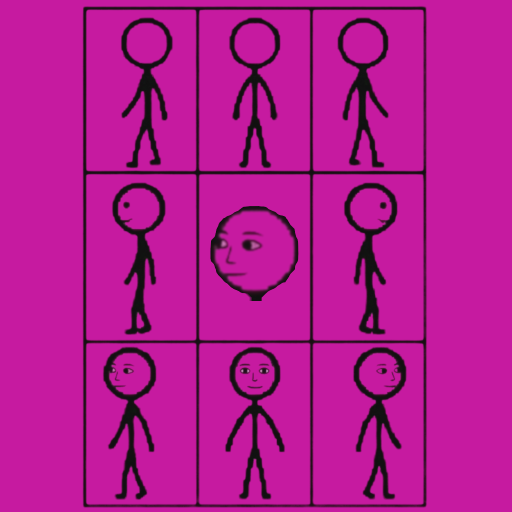
#> input picture old_pose_sheet_example.png, 1024 x 1024 px (shown at 1/2 size)
$ python pixel_snapper.py old_pose_sheet_example.png
#> lines starting #> are read from the running program, lines starting #| are printed output that depends on the picture
#!/usr/bin/env python3
"""Pixel snapper: quantize palette, infer grid, resample to crisp pixels."""

from __future__ import annotations

import argparse
import io
import math
import random
from dataclasses import dataclass
from typing import Dict, List, Optional, Sequence, Tuple

from PIL import Image


class PixelSnapperError(Exception):
    pass


@dataclass
class Config:
    k_colors: int = 64
    k_seed: int = 42
    input_path: str = "samples/2/skeleton.png"
    output_path: str = "samples/2/skeleton_fixed_clean2.png"
    target_width: int = 640
    target_height: int = 480
    method: str = "naive"
    grid_mode: str = "target"
    quantize_method: str = "diverse"
    keep_colors: Optional[List[Tuple[int, int, int]]] = None
    outliers: int = 0
    outliers_far: int = 0
    outliers_min_pct: float = 0.05
    outliers_min_count: int = 50
    palette_max_candidates: int = 4096
    palette_bin_bits: int = 5
    palette_weight_power: float = 0.35
    max_kmeans_iterations: int = 15
    peak_threshold_multiplier: float = 0.2
    peak_distance_filter: int = 4
    walker_search_window_ratio: float = 0.35
    walker_min_search_window: float = 2.0
    walker_strength_threshold: float = 0.5
    min_cuts_per_axis: int = 4
    fallback_target_segments: int = 64
    max_step_ratio: float = 1.8


def validate_image_dimensions(width: int, height: int) -> None:
    if width == 0 or height == 0:
        raise PixelSnapperError("Image dimensions cannot be zero")
    if width > 10000 or height > 10000:
        raise PixelSnapperError("Image dimensions too large (max 10000x10000)")


def _fit_to_target(width: int, height: int, target_w: int, target_h: int) -> Tuple[int, int]:
    if target_w <= 0 or target_h <= 0:
        return width, height
    if width == 0 or height == 0:
        return width, height
    scale = max(target_w / float(width), target_h / float(height))
    if not math.isfinite(scale) or scale <= 0.0:
        return width, height
    new_w = max(int(round(width * scale)), 1)
    new_h = max(int(round(height * scale)), 1)
    return new_w, new_h


def _dist_sq(p: Sequence[float], c: Sequence[float]) -> float:
    dr = p[0] - c[0]
    dg = p[1] - c[1]
    db = p[2] - c[2]
    return dr * dr + dg * dg + db * db


# [11 lines left out: function _weighted_index_sample, not called in this run]


def _build_palette_diverse(rgba: Image.Image, config: Config) -> List[Tuple[int, int, int]]:
    pixels = list(rgba.getdata())
    counts: Dict[Tuple[int, int, int], int] = {}
    for r, g, b, a in pixels:
        if a == 0:
            continue
        key = (r, g, b)
        counts[key] = counts.get(key, 0) + 1
    if not counts:
        return []

    items = list(counts.items())
    if len(items) > config.palette_max_candidates:
        shift = max(8 - config.palette_bin_bits, 0)
        bcounts: Dict[Tuple[int, int, int], int] = {}
        for (r, g, b), c in items:
            if shift > 0:
                rb = r >> shift
                gb = g >> shift
                bb = b >> shift
                r = min((rb << shift) + (1 << (shift - 1)), 255)
                g = min((gb << shift) + (1 << (shift - 1)), 255)
                b = min((bb << shift) + (1 << (shift - 1)), 255)
            key = (r, g, b)
            bcounts[key] = bcounts.get(key, 0) + c
        items = list(bcounts.items())

    items.sort(key=lambda kv: (-kv[1], kv[0]))
    k = min(config.k_colors, len(items))
    if k <= 0:
        return []

    chosen: List[Tuple[int, int, int]] = []
    keep = list(config.keep_colors or [])
    for c in keep:
        if c not in chosen:
            chosen.append(c)

    max_count = max(c for _, c in items)

    def score(color: Tuple[int, int, int], count: int, chosen_colors: List[Tuple[int, int, int]]) -> float:
        if not chosen_colors:
            return float("inf")
        min_d = None
        for other in chosen_colors:
            d = _dist_sq(color, other)
            if min_d is None or d < min_d:
                min_d = d
        weight = (count / max_count) ** config.palette_weight_power if max_count > 0 else 1.0
        return (min_d or 0.0) * weight

    if not chosen:
        chosen.append(items[0][0])

    remaining = {color: count for color, count in items if color not in chosen}
    while len(chosen) < k and remaining:
        best_color = None
        best_score = -1.0
        for color, count in remaining.items():
            s = score(color, count, chosen)
            if s > best_score:
                best_score = s
                best_color = color
        if best_color is None:
            break
        chosen.append(best_color)
        remaining.pop(best_color, None)

    if len(chosen) < k:
        for color, _ in items:
            if color not in chosen:
                chosen.append(color)
            if len(chosen) >= k:
                break

    return chosen[:k]


def quantize_image(img: Image.Image, config: Config) -> Image.Image:
    # Reduce to a fixed palette, preserving explicit keep colors when provided.
    if config.k_colors <= 0:
        raise PixelSnapperError("Number of colors must be greater than 0")

    rgba = img.convert("RGBA")
    if config.quantize_method == "diverse":
        alpha = rgba.split()[3]
        rgb = rgba.convert("RGB")
        palette_colors = _build_palette_diverse(rgba, config)
        if not palette_colors:
            return rgba.copy()
        merged = palette_colors[: config.k_colors]
        pal_img = Image.new("P", (1, 1))
        flat: List[int] = []
        for c in merged:
            flat.extend([c[0], c[1], c[2]])
        flat.extend([0] * (768 - len(flat)))
        pal_img.putpalette(flat)
        quantized = rgb.quantize(palette=pal_img, dither=Image.NONE)
        out = quantized.convert("RGBA")
        out.putalpha(alpha)
        return out

    if config.quantize_method == "fast":
        alpha = rgba.split()[3]
        rgb = rgba.convert("RGB")
        method = Image.MEDIANCUT if hasattr(Image, "MEDIANCUT") else 0
        quantized = rgb.quantize(colors=config.k_colors, method=method, dither=Image.NONE)
        palette = quantized.getpalette()[: config.k_colors * 3]
        palette_colors = [
            (palette[i], palette[i + 1], palette[i + 2])
            for i in range(0, len(palette), 3)
        ]
        if config.keep_colors:
            merged: List[Tuple[int, int, int]] = []
            for c in config.keep_colors:
                if c not in merged:
                    merged.append(c)
            for c in palette_colors:
                if c not in merged:
                    merged.append(c)
            palette_colors = merged
        if palette_colors:
            merged = palette_colors[: config.k_colors]
            pal_img = Image.new("P", (1, 1))
            flat: List[int] = []
            for c in merged:
                flat.extend([c[0], c[1], c[2]])
            flat.extend([0] * (768 - len(flat)))
            pal_img.putpalette(flat)
            quantized = rgb.quantize(palette=pal_img, dither=Image.NONE)
        out = quantized.convert("RGBA")
        out.putalpha(alpha)
        return out

    pixels = list(rgba.getdata())
    opaque_pixels: List[List[float]] = [
        [float(r), float(g), float(b)] for (r, g, b, a) in pixels if a != 0
    ]
    n_pixels = len(opaque_pixels)
    if n_pixels == 0:
        return rgba.copy()

    rng = random.Random(config.k_seed)
    k = min(config.k_colors, n_pixels)

    centroids: List[List[float]] = []
    first_idx = rng.randrange(n_pixels)
    centroids.append(opaque_pixels[first_idx])
    distances = [float("inf")] * n_pixels

    for _ in range(1, k):
        last_c = centroids[-1]
        sum_sq_dist = 0.0
        for i, p in enumerate(opaque_pixels):
            d_sq = _dist_sq(p, last_c)
            if d_sq < distances[i]:
                distances[i] = d_sq
            sum_sq_dist += distances[i]

        if sum_sq_dist <= 0.0:
            idx = rng.randrange(n_pixels)
            centroids.append(opaque_pixels[idx])
        else:
            idx = _weighted_index_sample(rng, distances)
            centroids.append(opaque_pixels[idx])

    prev_centroids = [c[:] for c in centroids]
    for iteration in range(config.max_kmeans_iterations):
        sums = [[0.0, 0.0, 0.0] for _ in range(k)]
        counts = [0] * k

        for p in opaque_pixels:
            min_dist = float("inf")
            best_k = 0
            for i, c in enumerate(centroids):
                d = _dist_sq(p, c)
                if d < min_dist:
                    min_dist = d
                    best_k = i
            sums[best_k][0] += p[0]
            sums[best_k][1] += p[1]
            sums[best_k][2] += p[2]
            counts[best_k] += 1

        for i in range(k):
            if counts[i] > 0:
                fcount = float(counts[i])
                centroids[i] = [
                    sums[i][0] / fcount,
                    sums[i][1] / fcount,
                    sums[i][2] / fcount,
                ]

        if iteration > 0:
            max_movement = 0.0
            for new_c, old_c in zip(centroids, prev_centroids):
                movement = _dist_sq(new_c, old_c)
                if movement > max_movement:
                    max_movement = movement
            if max_movement < 0.01:
                break
        prev_centroids = [c[:] for c in centroids]

    new_pixels: List[Tuple[int, int, int, int]] = []
    for (r, g, b, a) in pixels:
        if a == 0:
            new_pixels.append((r, g, b, a))
            continue
        p = [float(r), float(g), float(b)]
        min_dist = float("inf")
        best_c = (r, g, b)
        for c in centroids:
            d = _dist_sq(p, c)
            if d < min_dist:
                min_dist = d
                best_c = (int(round(c[0])), int(round(c[1])), int(round(c[2])))
        new_pixels.append((best_c[0], best_c[1], best_c[2], a))

    out = Image.new("RGBA", rgba.size)
    out.putdata(new_pixels)
    return out


# [493 lines left out: functions report_outliers, report_far_outliers, compute_profiles, estimate_step_size, resolve_step_sizes, walk and 7 more, not called in this run]


def process_image_bytes_naive(input_bytes: bytes, config: Optional[Config]) -> bytes:
    cfg = config or Config()
    img = Image.open(io.BytesIO(input_bytes))
    if cfg.target_width > 0 and cfg.target_height > 0:
        target_size = _fit_to_target(img.width, img.height, cfg.target_width, cfg.target_height)
        img = img.resize(target_size, resample=Image.NEAREST)
    width, height = img.size
    validate_image_dimensions(width, height)

    quantized = quantize_image(img, cfg)
    out_buf = io.BytesIO()
    quantized.save(out_buf, format="PNG")
    return out_buf.getvalue()


def process_image(config: Config) -> None:
    print(f"Processing: {config.input_path}")
    with open(config.input_path, "rb") as f:
        input_bytes = f.read()
    keep = list(config.keep_colors or [])
    if config.outliers > 0:
        img = Image.open(io.BytesIO(input_bytes))
        keep.extend(report_outliers(img, config.outliers))
    if config.outliers_far > 0:
        img = Image.open(io.BytesIO(input_bytes))
        keep.extend(report_far_outliers(
            img,
            config.outliers_far,
            config.outliers_min_pct,
            config.outliers_min_count,
        ))
    if keep:
        config.keep_colors = list(dict.fromkeys(keep))
    if config.method == "naive":
        output_bytes = process_image_bytes_naive(input_bytes, config)
#> in process_image_bytes_naive, img is the input picture: PIL image 1024x1024 RGB; mean R, G, B 179.8, 25, 145.2
#> in process_image_bytes_naive, `img = img.resize(target_size, resample=Image.NEAREST)`:
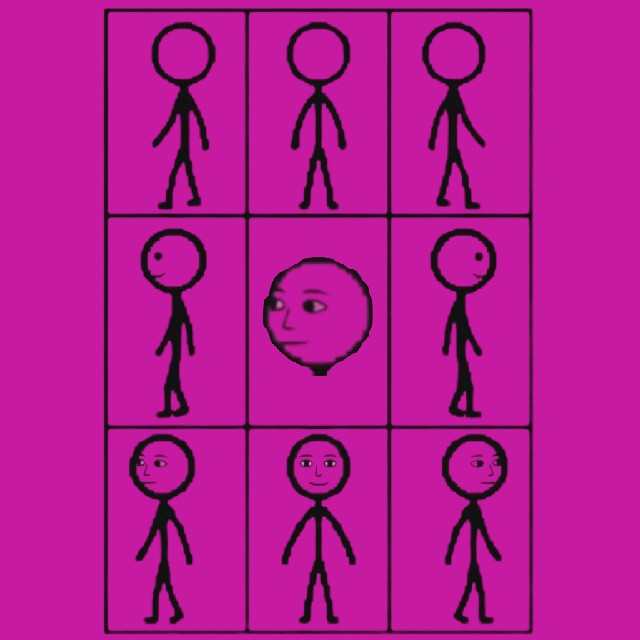
#> img: PIL image 640x640 RGB; mean R, G, B 179.8, 25, 145.3
#> in quantize_image, `alpha = rgba.split()[3]`: alpha: PIL image 640x640 L; every value is 255
#> in _build_palette_diverse, `pixels = list(rgba.getdata())`: pixels = 409600 items
#> after the loop in _build_palette_diverse, `for r, g, b, a in pixels:`: counts = 6308 items
#> the loop in _build_palette_diverse, `for (r, g, b), c in items:` made 6308 passes
#> (c, rb, gb, bb) on passes 1 to 12: (337661, 24, 3, 20), (649, 24, 3, 20), (360, 24, 3, 19), (549, 24, 3, 19), (2620, 24, 3, 19), (631, 24, 3, 19), (711, 24, 3, 19), (453, 24, 3, 19), (212, 24, 3, 19), (315, 24, 3, 19), (234, 23, 3, 19), (126, 23, 3, 19)
#> (rb, gb, bb) on passes 61 to 66: (15, 2, 12), (13, 2, 11), (13, 2, 10), (14, 2, 11), (17, 2, 13), (18, 2, 14)
#> the loop in _build_palette_diverse, `while len(chosen) < k and remaining:` made 63 passes
#> the loop in quantize_image, `for c in merged:` made 64 passes
#> c on passes 1 to 12: (196, 28, 164), (20, 20, 20), (116, 20, 92), (68, 20, 52), (156, 20, 124), (180, 132, 172), (44, 20, 36), (180, 28, 140), (92, 20, 76), (124, 92, 124), (132, 20, 108), (172, 84, 148)
    else:
        output_bytes = process_image_bytes_common(input_bytes, config)
    with open(config.output_path, "wb") as f:
        f.write(output_bytes)
    print(f"Saved to: {config.output_path}")


def parse_args() -> Config:
    ap = argparse.ArgumentParser()
    ap.add_argument("input_path", nargs="?", default=Config.input_path)
    ap.add_argument("output_path", nargs="?", default=Config.output_path)
    ap.add_argument("k_colors", nargs="?", type=int, default=Config.k_colors)
    ap.add_argument("--width", type=int, default=Config.target_width)
    ap.add_argument("--height", type=int, default=Config.target_height)
    ap.add_argument(
        "--method",
        choices=["grid", "naive"],
        default="naive",
        help="grid=infer pixel grid and resample; naive=nearest resize only",
    )
    ap.add_argument(
        "--quantize_method",
        choices=["diverse", "fast", "kmeans"],
        default=Config.quantize_method,
        help="diverse=spread palette; fast=median-cut quantize; kmeans=slow iterative palette",
    )
    ap.add_argument(
        "--keep_colors",
        default=None,
        help="Comma-separated list of hex RGB colors to preserve (e.g., #ff0000,#aa1122)",
    )
    ap.add_argument(
        "--outliers",
        type=int,
        default=0,
        help="Print N least-frequent colors and exit (useful for finding outliers)",
    )
    ap.add_argument(
        "--outliers_far",
        type=int,
        default=0,
        help="Print N farthest colors (by nearest-neighbor distance) and exit",
    )
    ap.add_argument(
        "--outliers_min_pct",
        type=float,
        default=Config.outliers_min_pct,
        help="Minimum percent (0-100) for far outliers",
    )
    ap.add_argument(
        "--outliers_min_count",
        type=int,
        default=Config.outliers_min_count,
        help="Minimum pixel count for far outliers",
    )
    ap.add_argument(
        "--grid_mode",
        choices=["infer", "target"],
        default=Config.grid_mode,
        help="infer=use inferred grid; target=force grid to align with target size",
    )
    args = ap.parse_args()

    cfg = Config(
        input_path=args.input_path,
        output_path=args.output_path,
        k_colors=args.k_colors,
        target_width=args.width,
        target_height=args.height,
        method=args.method,
        grid_mode=args.grid_mode,
        quantize_method=args.quantize_method,
    )
    if args.keep_colors:
        keep_list = []
        for raw in args.keep_colors.split(","):
            raw = raw.strip().lstrip("#")
            if len(raw) != 6:
                raise PixelSnapperError(f"Invalid keep color: {raw}")
            try:
                r = int(raw[0:2], 16)
                g = int(raw[2:4], 16)
                b = int(raw[4:6], 16)
            except ValueError as e:
                raise PixelSnapperError(f"Invalid keep color: {raw}") from e
            keep_list.append((r, g, b))
        cfg.keep_colors = keep_list
    if cfg.k_colors <= 0:
        raise PixelSnapperError("k_colors must be greater than 0")
    cfg.outliers = args.outliers  # type: ignore[attr-defined]
    cfg.outliers_far = args.outliers_far  # type: ignore[attr-defined]
    cfg.outliers_min_pct = args.outliers_min_pct  # type: ignore[attr-defined]
    cfg.outliers_min_count = args.outliers_min_count  # type: ignore[attr-defined]
    return cfg


def main() -> None:
    cfg = parse_args()
    process_image(cfg)


if __name__ == "__main__":
    main()
